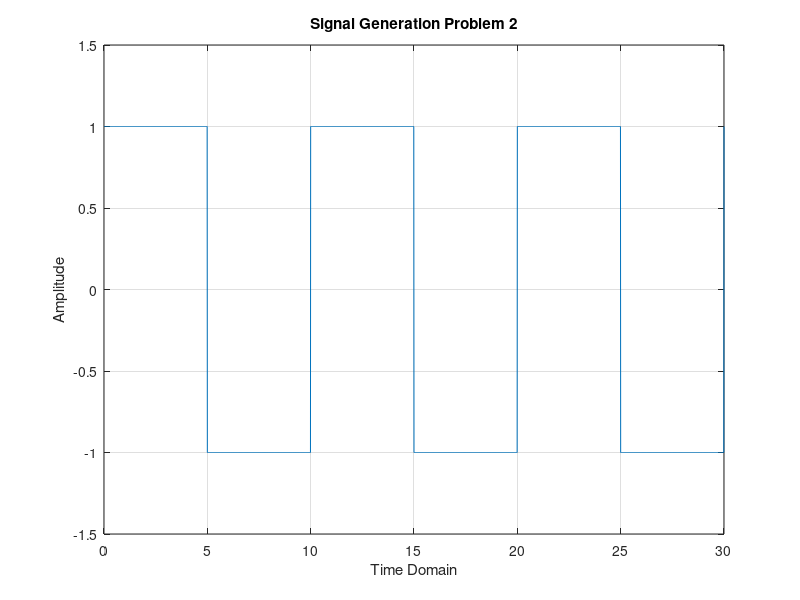

The MATLAB script that drew this image:
%*************************************************************
% Fowad Sohail
% Lab 2: Signal Generation Problem 2
% Reference: Signals and Systems with Matlab, Chaparro Luis F.
%**************************************************************

t = 0:0.01:30;
x = square(t*(pi/5));

figure(2);
plot(t,x)
title('Signal Generation Problem 2');
xlabel('Time Domain');
ylabel('Amplitude');
axis([0 30 -1.5 1.5])
grid
